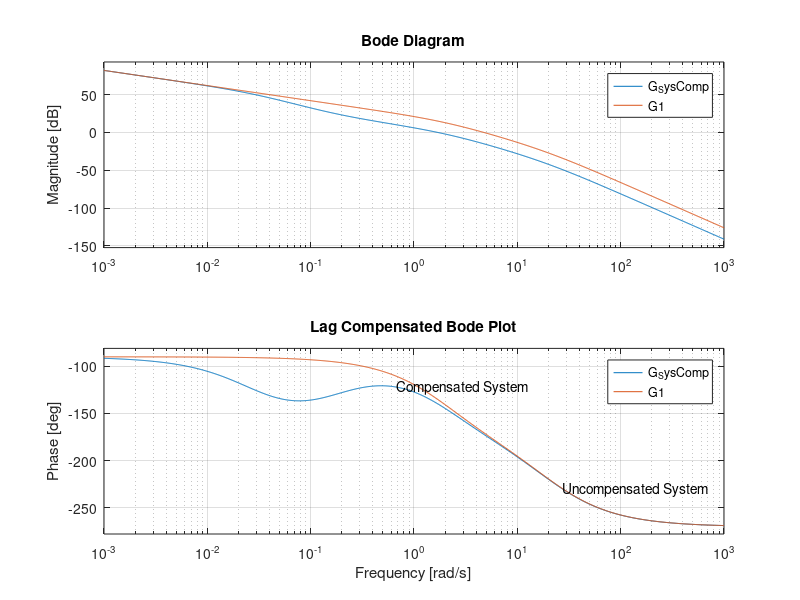

Recreate this plot in MATLAB.
num = 1;
den = [1 22 40 0];
G = tf(num,den);
%Gain adjusted Plant to achieve Kv of 12
K =500;
G1 = K*G;
[Gm,Pm,Wcg, Wcp] = margin(G1);
margin(G1);
Required_PM = 45; %After addition of the compensating phase
phase_Required = - 180 + Required_PM;
[mag,phase,wout] = bode(G1);
%Frequency at New Cross Over(Wc)
phase  = squeeze(phase);
Wc = interp1(phase,wout,phase_Required);
%Gain at Wc
mag = squeeze(mag);
NewCrossOverGainNeeded = interp1(wout,20*log10(mag),Wc);
%The lag compensator must provide -15.0195
%Choosing the high freq break to be a decade below
zeroLag = Wc/10;
Beta = (10^(NewCrossOverGainNeeded/20));%^-1;
KcLag= K/Beta ;
poleLag = zeroLag/Beta;
GcLag = tf(KcLag*[1 zeroLag],[1 poleLag ]);
%Lag Compensated System
G_SysComp = G*GcLag;
bode(G_SysComp,G1);
text(0.684,-122,'Compensated System');
text(27.6,-230,'Uncompensated System');
title('Lag Compensated Bode Plot');

